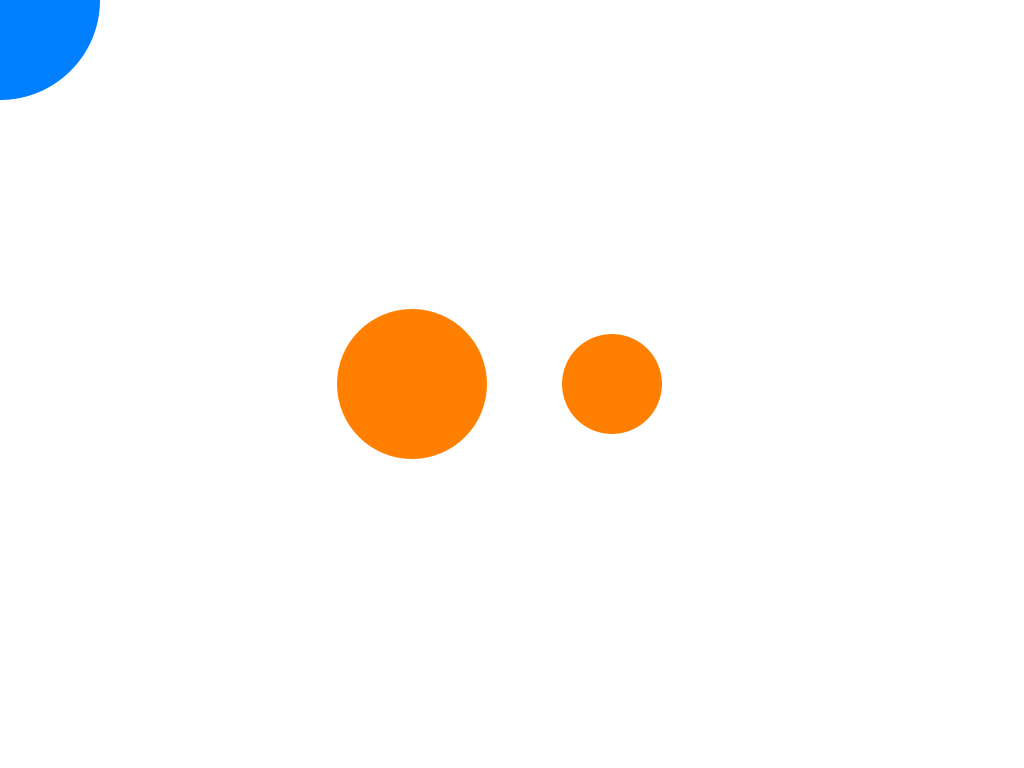
Frame 1 (no input)
Frame 60 (the mouse pressed at the canvas centre just before this capture): identical to frame 1, image omitted
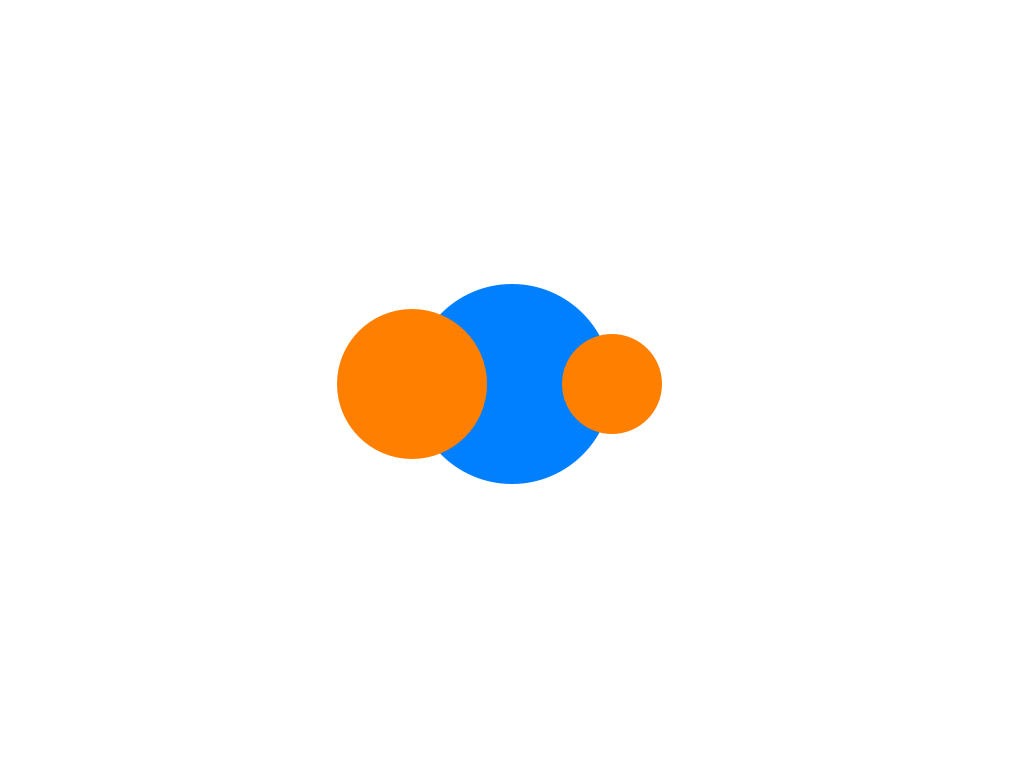
Frame 120 (the mouse held since frame 60 and released just before this capture)

The Processing sketch that drew these frames (run headless with seeded random() and noise(); from frame 60 on, the mouse is pressed at the canvas centre):

// Processing sketch: first_class_student
// ── first_class_student.pde
class Particle {
    float x;
    float y;
    float diameter;
    color my_color;

    Particle() { // constructor without parameter
        diameter = 100;
        my_color = color(255, 127, 0);
    }
    
    Particle(float initial_diameter) { // constructor with one parameter
        diameter = initial_diameter;
        my_color = color(255, 127, 0);
    }
}

Particle a_thing;
Particle b_thing;
Particle c_thing;

void setup() {
    size(1024, 768);
    noStroke();

    a_thing = new Particle();
    a_thing.x = width / 2;
    a_thing.y = height / 2;
    a_thing.diameter = 200;
    a_thing.my_color = color(0, 127, 255);

    b_thing = new Particle();
    b_thing.x = width / 2 + 100;
    b_thing.y = height / 2;

    c_thing = new Particle(150);
    c_thing.x = width / 2 - 100;
    c_thing.y = height / 2;
}

void draw() {
    background(255);

    a_thing.x = mouseX;
    a_thing.y = mouseY;

    fill(a_thing.my_color);
    circle(a_thing.x, a_thing.y, a_thing.diameter);

    fill(b_thing.my_color);
    circle(b_thing.x, b_thing.y, b_thing.diameter);

    fill(c_thing.my_color);
    circle(c_thing.x, c_thing.y, c_thing.diameter);
}
